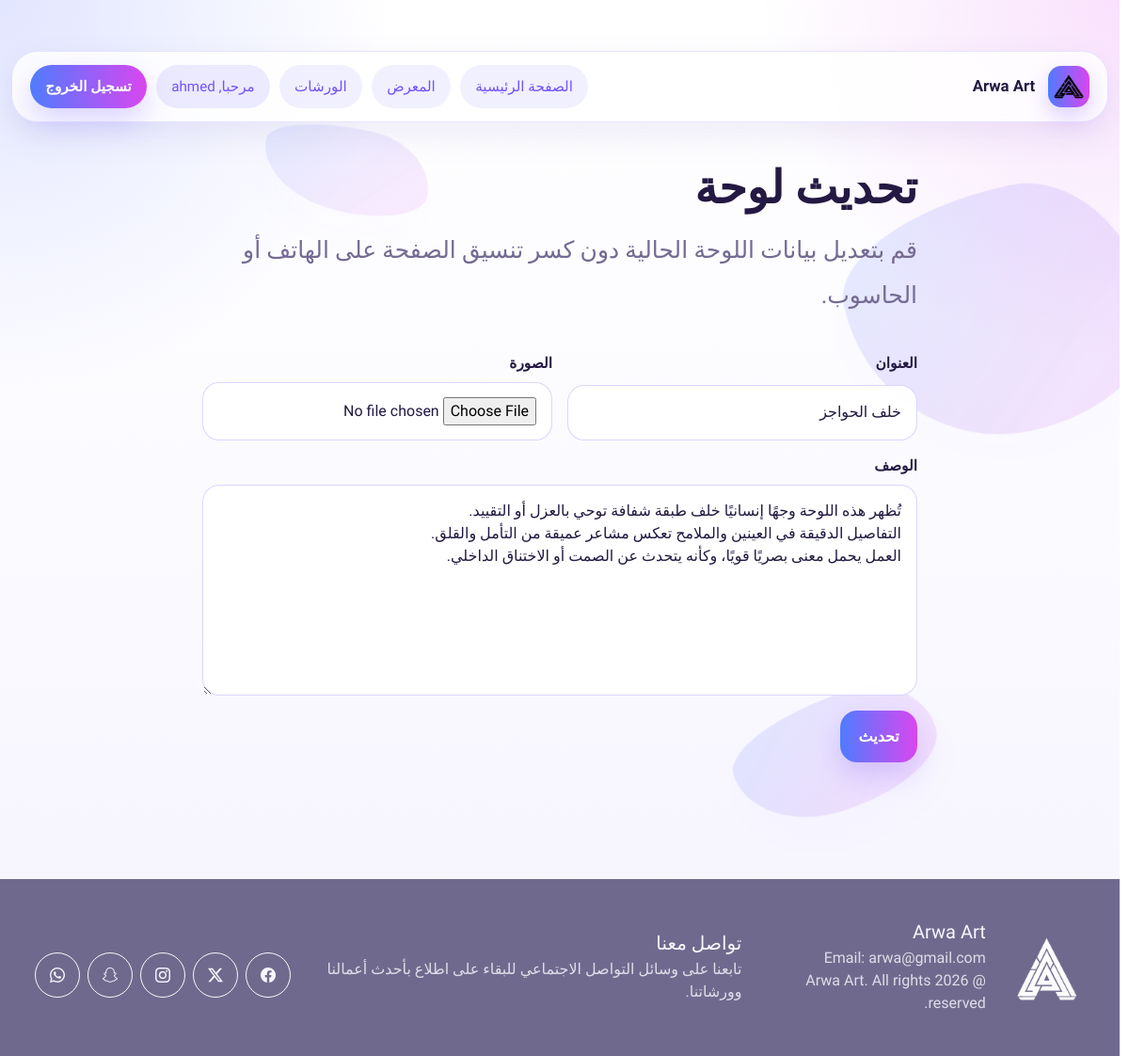
Screenshot of /gallery/update/1/ (signed in) with the database file from the repository.
### gallery/models.py (models this page shows, shortened)
class Painting(models.Model):
    title = models.CharField(max_length=100, unique=True, null=False, blank=False)
    picture = models.ImageField(upload_to="paintings/", null=False, blank=False)
    description = models.TextField(null=True, blank=True)
    date = models.DateTimeField(auto_now_add=True)
    is_active = models.BooleanField(default=True)

### gallery/views.py (the view, shortened to what this page needs)
# urls.py: path("update/<int:painting_id>/", views.edit_painting, name="edit_painting"),
@login_required
def edit_painting(request, painting_id):
    if not request.user.is_staff:
        return redirect("index")
    painting = get_object_or_404(Painting, id=painting_id)
    form = PaintingForm(instance=painting)
    return render(request, "gallery/edit.html", {
        "form": form,
        "painting": painting
    })

### gallery/forms.py
class PaintingForm(forms.ModelForm):
    class Meta:
        model = Painting
        fields = [
            "title",
            "picture",
            "description"
        ]
        widgets = {
            'description': forms.Textarea(attrs={
            'rows': 8,
            'class': 'custom-textarea'
            })
            }
        labels = {
            "title": "العنوان",
            "picture": "الصورة",
            "description": "الوصف"
        }

### gallery/templates/gallery/edit.html (shortened to what this page needs)
{% extends "accounts/layout.html" %}
{% block body %}
    <section class="auth-card stack">
        <div>
            <h1 class="page-title">تحديث لوحة</h1>
            <p class="page-subtitle">قم بتعديل بيانات اللوحة الحالية دون كسر تنسيق الصفحة على الهاتف أو الحاسوب.</p>
        </div>
        <form method="post" enctype="multipart/form-data">
            <div class="form-grid">
                <div class="form-field">
                    <label for="{{ form.title.id_for_label }}">{{ form.title.label }}</label>
                    {{ form.title }}
                </div>
                <div class="form-field">
                    <label for="{{ form.picture.id_for_label }}">{{ form.picture.label }}</label>
                    <input type="file" name="{{ form.picture.name }}" id="{{ form.picture.id_for_label }}">
                </div>
            </div>
                <div class="form-field">
                    <label for="{{ form.description.id_for_label }}">{{ form.description.label }}</label>
                    {{ form.description }}
                </div>
            <button type="submit">تحديث</button>
        </form>
    </section>
{% endblock %}

### accounts/templates/accounts/layout.html (shortened to what this page needs)
﻿{% load static %}
<!DOCTYPE html>
<html lang="ar" dir="rtl">
<head>
    <link href="https://cdn.jsdelivr.net/npm/bootstrap@5.3.3/dist/css/bootstrap.min.css" rel="stylesheet"
>
    <link href="https://cdn.jsdelivr.net/npm/bootstrap-icons@1.11.3/font/bootstrap-icons.min.css" rel="stylesheet">
    <link rel="stylesheet" href="https://unpkg.com/aos@2.3.1/dist/aos.css">
    <link rel="stylesheet" href="{% static 'accounts/site.css' %}">
</head>
<body class="d-flex flex-column min-vh-100">
    <div class="decor-layer" aria-hidden="true">
        <span class="decor-orb decor-orb--one"></span>
        <span class="decor-orb decor-orb--three"></span>
        <span class="decor-orb decor-orb--four"></span>
    </div>
    <div class="site-shell">
        <header class="site-header">
            <div class="brand">
                <img class="brand-mark" src="{% static 'accounts/pic/logo.png' %}" alt="Arwa Art Logo">
                <div class="brand-copy">
                    <strong>Arwa Art</strong>
                </div>
            </div>
            <nav class="site-nav">
                <a href="{% url 'index' %}">الصفحة الرئيسية</a>
                <a href="{% url 'gallery' %}">المعرض</a>
                <a href="{% url 'workshop_list' %}">الورشات</a>
                {% if user.is_authenticated %}
                <span class="pill">مرحبا, {{ user.username }}</span>
                <form action="{% url 'logout' %}" method="post">
                    <button type="submit">تسجيل الخروج</button>
                </form>
                {% else %}
                <a class="button-link secondary" href="{% url 'login' %}">تسجيل الدخول</a>
                <a class="button-link primary" href="{% url 'register' %}">التسجيل</a>
                {% endif %}
            </nav>
        </header>
        <main class="page-card">
            {% block body %}{% endblock %}
        </main>
    </div>
    <footer class="background-footer mt-auto">
        <div class="container py-4">
            <div class="d-flex flex-column flex-md-row align-items-center justify-content-between gap-4">
                <div class="text-center text-md-start site-footer-brand-image">
                    <img src="{% static 'accounts/pic/logo_white2.png' %}" alt="Arwa Art Logo">
                </div>
                <div class="text-center text-md-end">
                    <h5 class="mb-1">Arwa Art</h5>
                    <p class="mb-0 footer-copy"> Email: arwa@gmail.com</p>
                    <p class="mb-0 footer-copy"> @ 2026 Arwa Art. All rights reserved.</p>
                </div>
                <div>
                    <h5 class="mb-1">تواصل معنا</h5>
                    <p class="mb-0 footer-copy">تابعنا على وسائل التواصل الاجتماعي للبقاء على اطلاع بأحدث أعمالنا وورشاتنا.</p>
                </div>
                <div class="d-flex align-items-center justify-content-center gap-2 mt-3">
                    <a class="btn btn-outline-light rounded-circle footer-social" href="https://www.facebook.com/share/1D8p7sbP5t/?mibextid=wwXIfr" aria-label="Facebook">
                        <i class="bi bi-facebook"></i>
                    </a>
                    <a class="btn btn-outline-light rounded-circle footer-social" href="https://x.com/arwa_artist_?s=21" aria-label="Twitter">
                        <i class="bi bi-twitter-x"></i>
                    </a>
                    <a class="btn btn-outline-light rounded-circle footer-social"
                        href="https://www.instagram.com/arwa_artist_2017/" target="_blank" rel="noopener noreferrer"
                        aria-label="Instagram">
                        <i class="bi bi-instagram"></i>
                    </a>
                    <a class="btn btn-outline-light rounded-circle footer-social"
                        href="https://snapchat.com/t/rT3IeMey" target="_blank" rel="noopener noreferrer"
                        aria-label="Snapchat">
                        <i class="bi bi-snapchat"></i>
                    </a>
                    <a class="btn btn-outline-light rounded-circle footer-social"
                        href="https://wa.me/your-number" target="_blank" rel="noopener noreferrer"
                        aria-label="WhatsApp">
                        <i class="bi bi-whatsapp"></i>
                    </a>
                </div>
            </div>
        </div>
    </footer>
</body>
</html>

### rows the page displays
Painting: title "خلف الحواجز", description "تُظهر هذه اللوحة وجهًا إنسانيًا خلف طبقة شفافة توحي بالعزل أو التقييد. التفاصيل الدقيقة في العينين والملامح تعكس مشاعر عميقة من التأمل والقلق. العمل يحمل معنى بصريًا قويًا، وكأنه يتحدث عن الصمت أو الاختناق الداخلي."

### other values shown
{{ user.username }} "ahmed"
